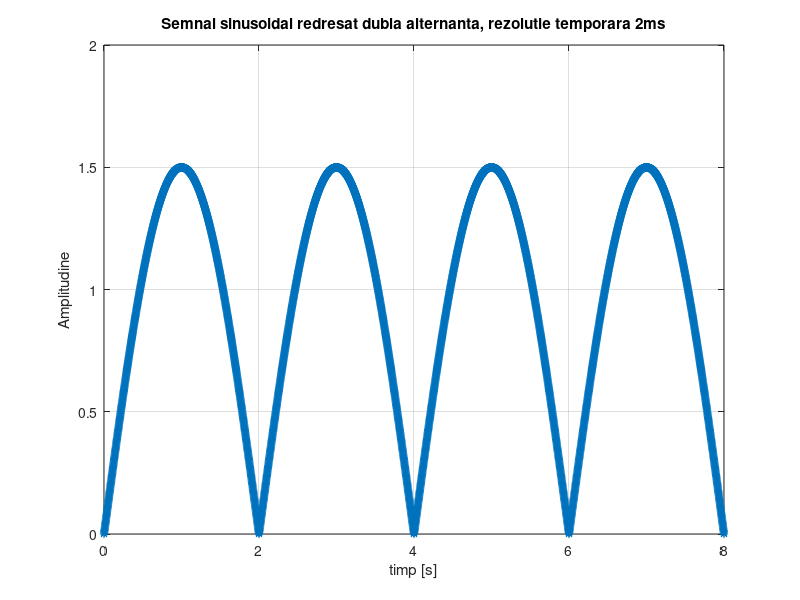
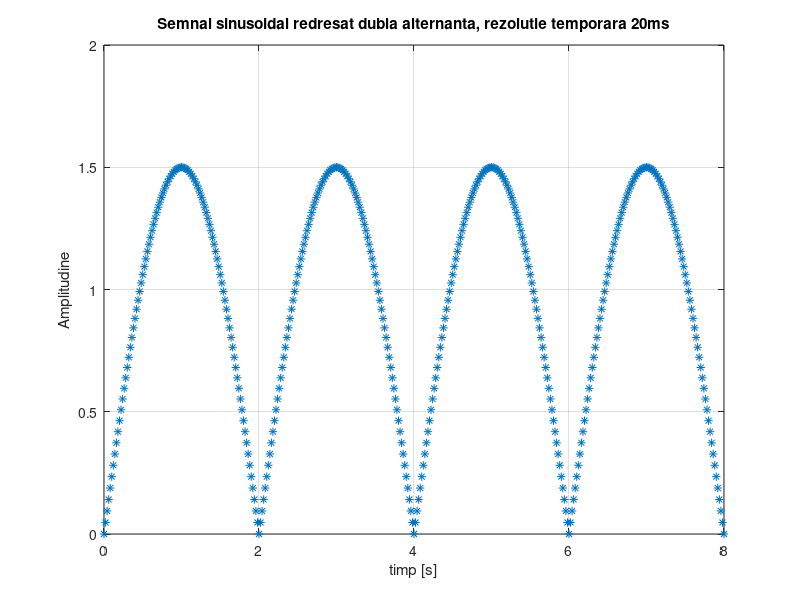
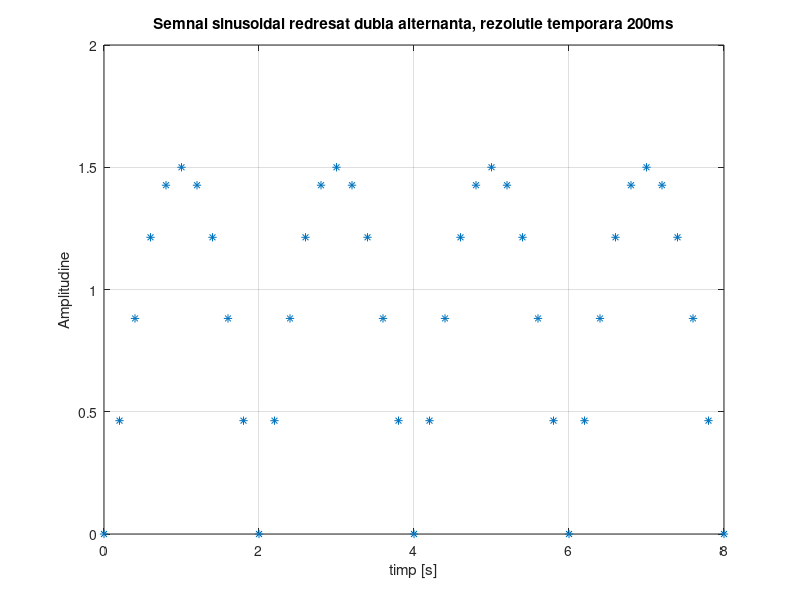

The MATLAB source for these figures, in order:
%afisarea se va face in fereastra figure(1)
figure(1)
%setam perioada semnalului la 4s:
T=4;
%setam aplitudinea semnalului la 1.5:
A=1.5;
%Calculam pulsatia semnalului:
w=2*pi/T;
%generam timpul, de la 0 la 8, cu rezolutia temporara 2ms:
t=0:0.002:8;
%generam semnalul sinusoidal,redresat dubla alternanta, de amplitudine A si
%pulsatie w:
semnal=abs(A*sin(w*t)); %folosim functia abs pentru a afisa valorile absolute ale semnalului. Astfel, partea negativa devine pozitiva, iar semnalul este redresat dubla alternanta
plot(t,semnal,'*'), grid %afisam semnalul, punctele graficului fiind de forma "*"
xlabel('timp [s]')
ylabel('Amplitudine')
title('Semnal sinusoidal redresat dubla alternanta, rezolutie temporara 2ms')

%afisarea se va face in fereastra figure(2)
figure(2)
%setam perioada semnalului la 4s:
T=4;
%setam aplitudinea semnalului la 1.5:
A=1.5;
%Calculam pulsatia semnalului:
w=2*pi/T;
%generam timpul, de la 0 la 8,cu rezolutia temporara 20ms:
t=0:0.02:8;
%generam semnalul sinusoidal,redresat dubla alternanta, de amplitudine A si
%pulsatie w:
semnal=abs(A*sin(w*t)); %folosim functia abs pentru a afisa valorile absolute ale semnalului. Astfel, partea negativa devine pozitiva, iar semnalul este redresat dubla alternanta
plot(t,semnal,'*'), grid %afisam semnalul, punctele graficului fiind de forma "*"
xlabel('timp [s]')
ylabel('Amplitudine')
title('Semnal sinusoidal redresat dubla alternanta, rezolutie temporara 20ms')

%afisarea se va face in fereastra figure(3)
figure(3)
%setam perioada semnalului la 4s:
T=4;
%setam aplitudinea semnalului la 1.5:
A=1.5;
%Calculam pulsatia semnalului:
w=2*pi/T;
%generam timpul, de la 0 la 8,cu rezolutia temporara 200ms:
t=0:0.2:8;
%generam semnalul sinusoidal,redresat dubla alternanta, de amplitudine A si
%pulsatie w:
semnal=abs(A*sin(w*t)); %folosim functia abs pentru a afisa valorile absolute ale semnalului. Astfel, partea negativa devine pozitiva, iar semnalul este redresat dubla alternanta
plot(t,semnal,'*'), grid %afisam semnalul, punctele graficului fiind de forma "*"
xlabel('timp [s]')
ylabel('Amplitudine')
title('Semnal sinusoidal redresat dubla alternanta, rezolutie temporara 200ms')